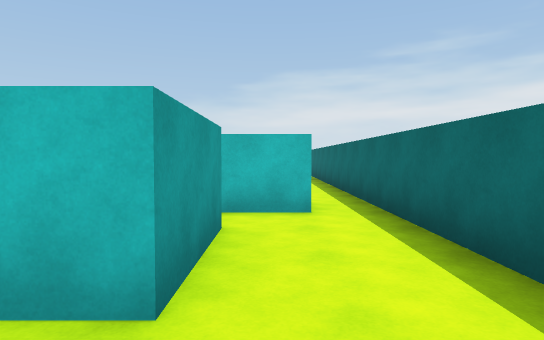
[1] (above)

24 first-person views from a walk through a scene from a Unity 3-D project. The camera is 1.4 m above the floor, tilts 2° down and sees 75° across. The floor is counted in squares, 2 m on a side. Each view is taken from the middle of a square. On the plan, view 1 faces up. The plan holds only what a view shows up to about 11 squares ahead; the rest is blank.

[2]
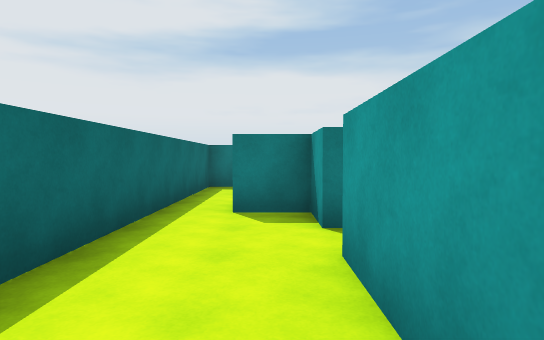

[3]
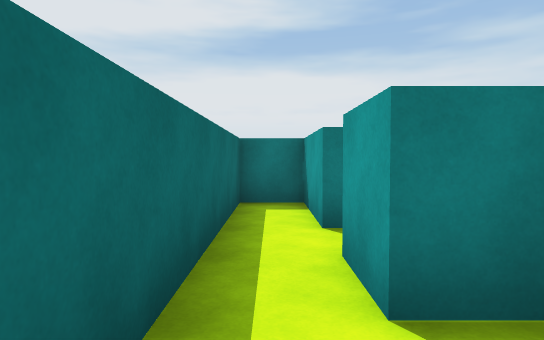

[4]
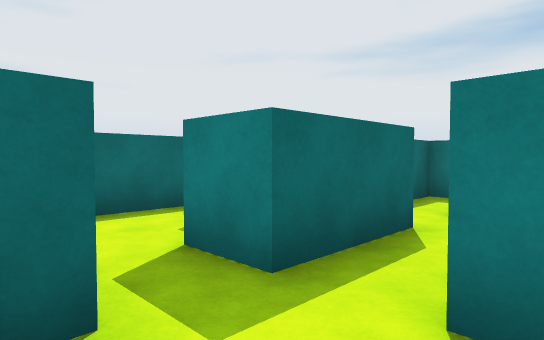

[5]
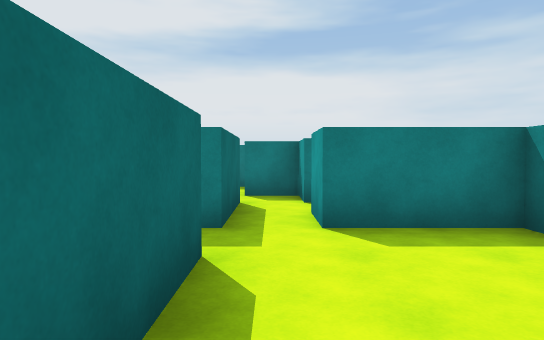

[6]
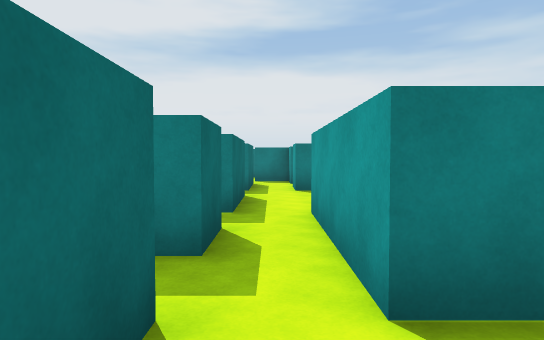

[7]
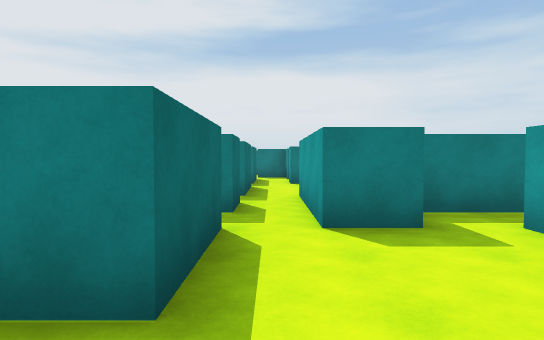

[8]
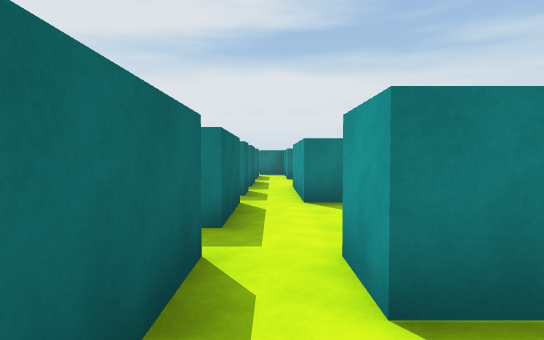

[9]
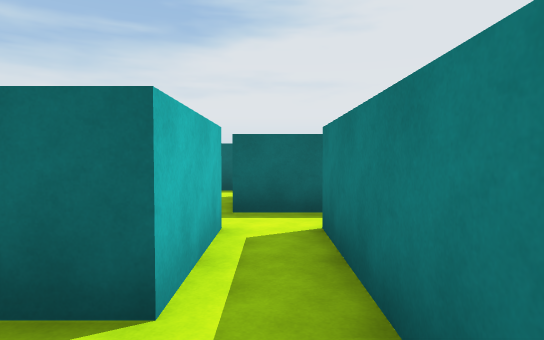

[10]
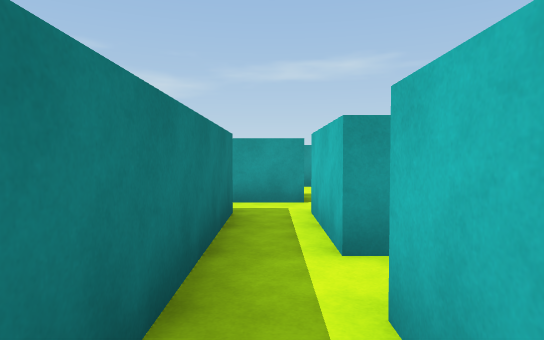

[11]
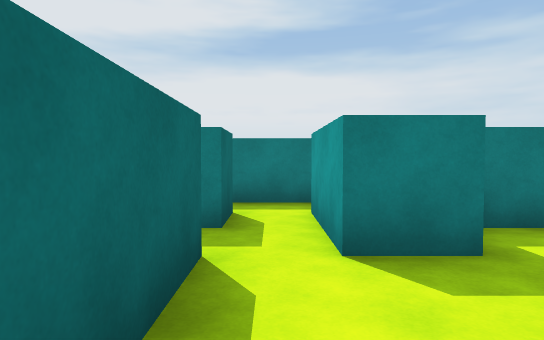

[12]
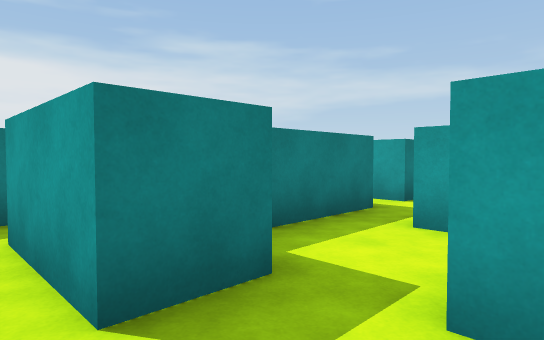

[13]
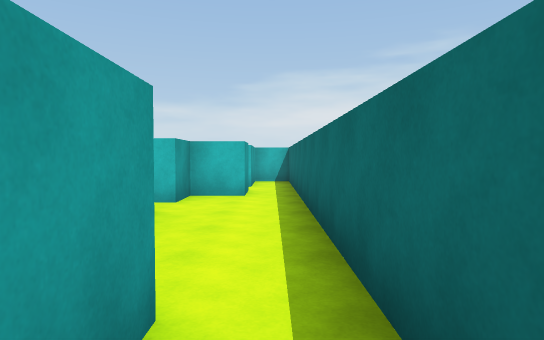

[14]
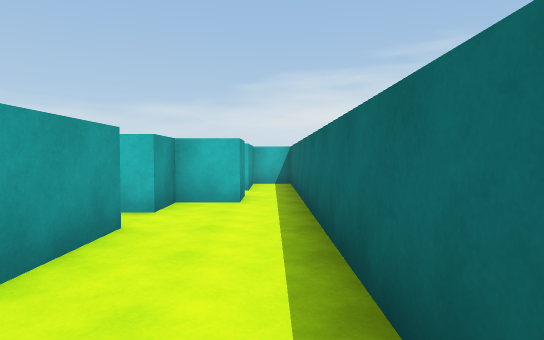

[15]
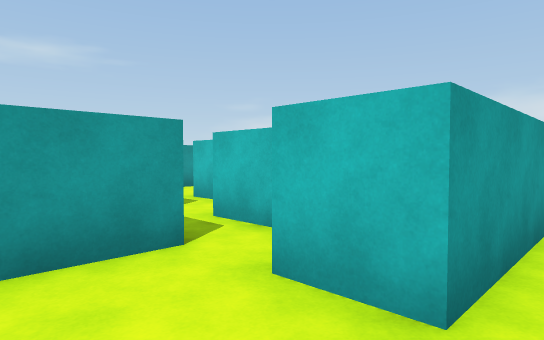

[16]
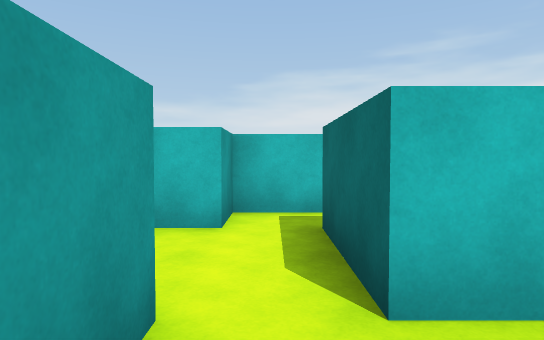

[17]
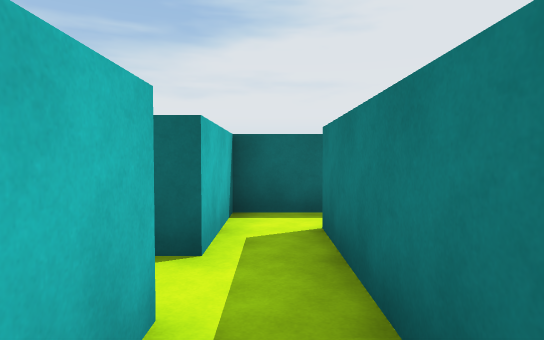

[18]
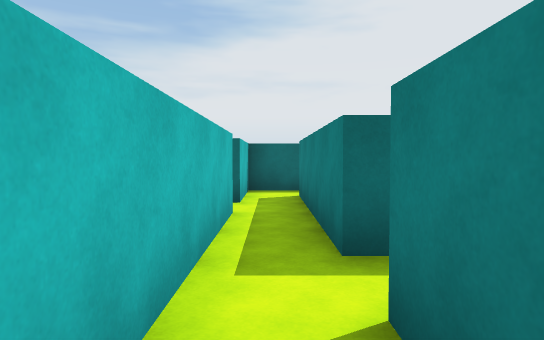

[19]
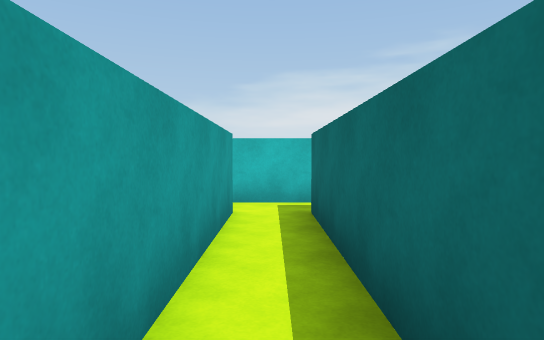

[20]
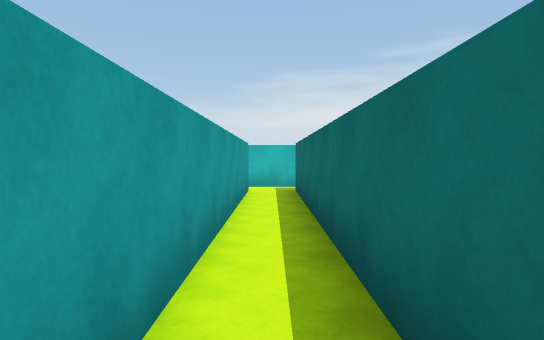

[21]
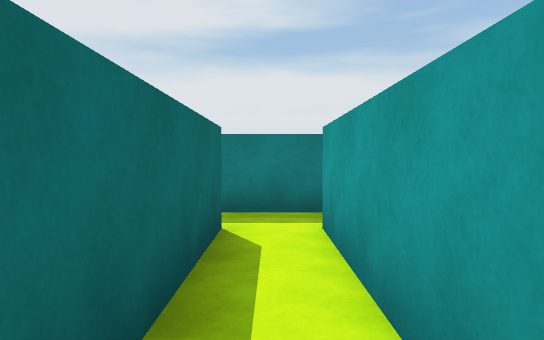

[22]
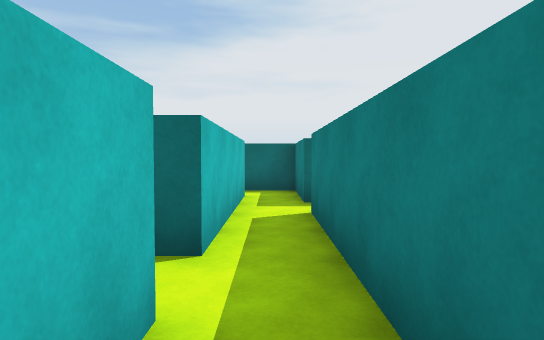

[23]
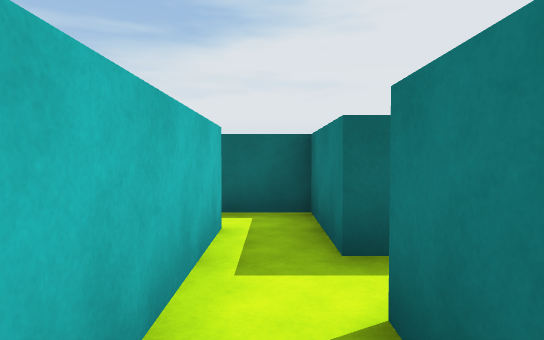

[24]
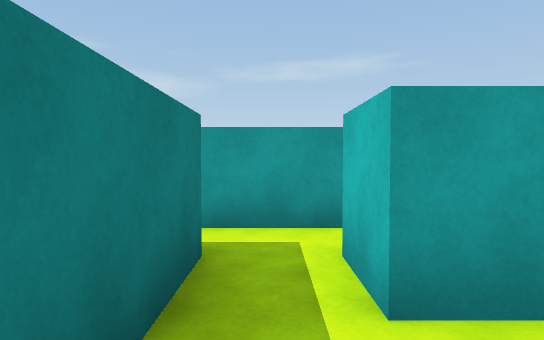

### Floor plan
Points are (right, up) in squares from view 1. A wall is a line through its corners. A room is listed if a view was taken in it or the views show most of it. See-through windows are left out.
Room 1 (views 1, 3)
walls: (0.5, -2.5) (0.5, -4.5) (1.5, -4.5) (1.5, 1.5); (-0.5, 0.5) (-0.5, -0.5) (0.5, -0.5) (0.5, -1.5)
ways out: opening at (0.5, 2.5) to room 2; opening at (-1, 1) to room 3; opening at (0, -2) to room 13
Room 2 (views 2, 13)
walls: (-0.5, 3.5) (-0.5, 1.5); (0.5, 4.5) (-0.8, 4.5); (1.5, 1.5) (1.5, 4.5)
ways out: opening at (0.5, 2.5) to room 1; opening at (-1, 4) to room 3; opening at (1, 5) to room 8
Room 3 (views 4, 5, 15)
walls: (-1.5, 1.4) (-1.5, 3.5); (-4.5, 3.6) (-4.5, 0.5) (-2.5, 0.5) (-2.5, -0.5); (-2.5, 4.5) (-2.5, 3.5) (-3.5, 3.5); (-0.5, 1.5) (-1.2, 1.5); (-1.5, -0.5) (-1.5, 0.5) (-0.5, 0.5)
ways out: opening at (-1, 1) to room 1; opening at (-1, 4) to room 2; opening at (-2, 5) to room 4; opening at (-2, 0) to room 13; opening at (-5, 4)
Room 4 (view 6)
walls: (-3.6, 6.5) (-2.5, 6.5) (-2.5, 4.5); (-1.5, 6.5) (-1.5, 8.5); (-5.2, 5.5) (-3.9, 5.5); (-1.5, 4.5) (-1.5, 5.5) (-1.1, 5.5)
ways out: opening at (-2, 5) to room 3; opening at (-2, 10) to room 5; opening at (-1, 6) to room 8; opening at (-1, 9) to room 12; opening at (-5, 6)
Room 5 (views 7, 8, 10)
walls: (-2.5, 11.5) (-4.5, 11.5); (-1.5, 9.5) (-1.5, 11.5); (-4.5, 10.5) (-2.5, 10.5) (-2.5, 9.5)
ways out: opening at (-2, 10) to room 4; opening at (0, 12) to room 12; opening at (-3.5, 11) to room 18
Room 6 (views 9, 16)
walls: (-8.5, 11.5) (-8.5, 9.5); (-7.5, 9.5) (-7.5, 10.5) (-5.5, 10.5); (-5.5, 11.5) (-7.5, 11.5) (-7.5, 12.5)
ways out: opening at (-8, 13) to room 7; opening at (-8, 10) to room 16; opening at (-6.5, 11) to room 18
Room 7 (views 11, 12)
walls: (-7.2, 14.5) (-8.5, 14.5) (-8.5, 13.5); (-7.5, 12.5) (-7.5, 13.5)
ways out: opening at (-8, 13) to room 6; opening at (-6.5, 14)
Room 8 (view 14)
walls: (0.5, 5.5) (0.5, 4.5); (1.5, 4.5) (1.5, 6.5)
ways out: opening at (1, 5) to room 2; opening at (-1, 6) to room 4; opening at (0.5, 7.5) to room 12
Room 9 (views 17, 19, 20, 21, 23, 24)
walls: (-11.5, 8.5) (-11.5, 1.5) (-12.5, 1.5); (-8.5, 1.5) (-10.5, 1.5) (-10.5, 8.5) (-8.5, 8.5); (-12.5, 0.5) (-8.5, 0.5); (-8.5, 9.5) (-11.4, 9.5)
ways out: opening at (-12, 9) to room 10; opening at (-12, 1) to room 11; opening at (-9.5, 1) to room 15; opening at (-9.5, 9) to room 16
Room 10 (view 18)
walls: (-12.4, 8.5) (-11.5, 8.5); (-11.4, 9.5) (-12.4, 9.5)
ways out: opening at (-12, 9) to room 9; opening at (-13, 10)
Room 11 (view 22)
walls: (-13.5, 1.8) (-13.5, 0.2)
ways out: opening at (-12, 1) to room 9; opening at (-13, 0); opening at (-13, 2.5)
Room 12 (no view inside)
walls: (0.5, 11.5) (0.5, 10.5) (-0.5, 10.5) (-0.5, 9.5) (-1, 9.5); (-1.5, 8.5) (-0.5, 8.5) (-0.5, 6.9); (1.5, 6.5) (1.5, 14.5) (0.5, 14.5) (0.5, 12.5)
ways out: opening at (-1, 9) to room 4; opening at (0, 12) to room 5; opening at (0.5, 7.5) to room 8
Room 13 (no view inside)
walls: (-2.5, -1.5) (-2.5, -2.5) (-1.5, -2.5); (-1.5, -1.5) (-1.5, -0.5)
ways out: opening at (0, -2) to room 1; opening at (-2, 0) to room 3; opening at (-3.5, -1); opening at (-1, -3)
Room 14 (no view inside)
walls: (-11.4, 10.5) (-10, 10.5); (-11.5, 12) (-11.5, 11.5)
ways out: opening at (-12, 11); opening at (-9.5, 12)
Room 15 (no view inside)
walls: (-7.5, 0.5) (-6.5, 0.5); (-6.5, 1.5) (-8.5, 1.5)
ways out: opening at (-9.5, 1) to room 9; opening at (-7, 1) to room 19; opening at (-8, 0)
Room 16 (no view inside)
walls: (-8.5, 8.5) (-6.5, 8.5); (-6.5, 9.5) (-7.5, 9.5)
ways out: opening at (-8, 10) to room 6; opening at (-9.5, 9) to room 9; opening at (-7, 9) to room 17
Room 17 (no view inside)
walls: (-5.5, 8.2) (-5.5, 9.5) (-6.5, 9.5)
ways out: opening at (-7, 9) to room 16; opening at (-6, 7.5)
Room 18 (no view inside)
walls: (-5.5, 10.5) (-4.5, 10.5)
ways out: opening at (-3.5, 11) to room 5; opening at (-6.5, 11) to room 6; opening at (-5, 12.5)
Room 19 (no view inside)
walls: (-6.5, 0.5) (-5.5, 0.5) (-5.5, 1.8)
ways out: opening at (-7, 1) to room 15; opening at (-6, 2.5)

Where each view was taken, in squares from view 1:
view 1: 0 up, 0 right, facing up
view 2: 4 up, 0 right, facing down
view 3: 1 up, 1 right, facing down
view 4: 2 up, 3 left, facing down-right
view 5: 4 up, 2 left, facing down
view 6: 8 up, 2 left, facing down
view 7: 10 up, 2 left, facing down
view 8: 12 up, 2 left, facing down
view 9: 11 up, 6 left, facing right
view 10: 11 up, 3 left, facing left
view 11: 14 up, 8 left, facing down
view 12: 13 up, 8 left, facing down-left
view 13: 4 up, 1 right, facing up
view 14: 5 up, 1 right, facing up
view 15: 2 up, 2 left, facing up-left
view 16: 10 up, 8 left, facing up
view 17: 9 up, 10 left, facing right
view 18: 9 up, 13 left, facing right
view 19: 4 up, 11 left, facing up
view 20: 1 up, 11 left, facing up
view 21: 5 up, 11 left, facing down
view 22: 1 up, 13 left, facing right
view 23: 1 up, 10 left, facing right
view 24: 1 up, 10 left, facing left
